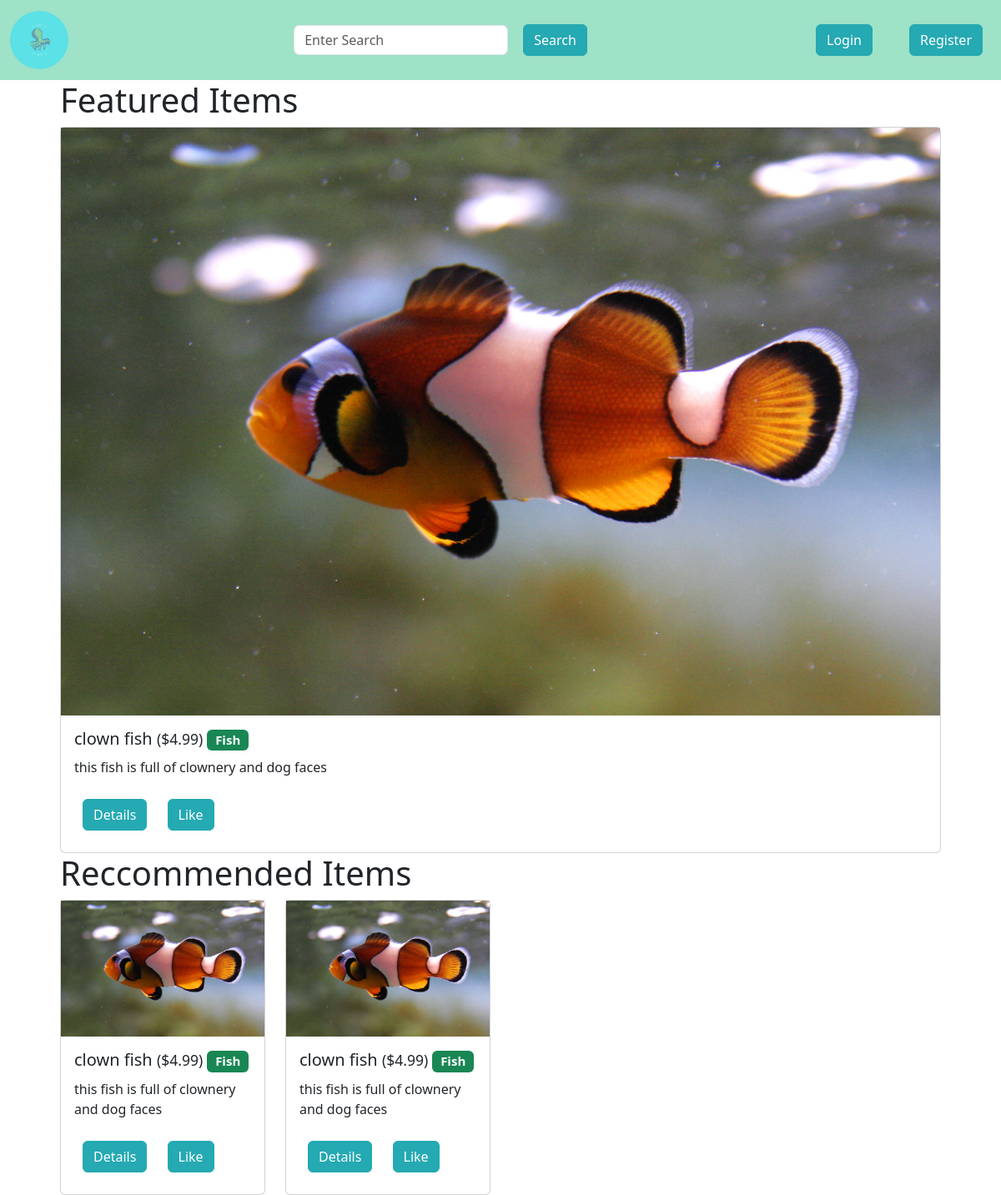
The page /home on the database its author committed.
### app.py (models this page shows, shortened)
class Item(db.Model):
    __searchable__ = ["name", "description"]
    id = db.Column(db.Integer, primary_key=True)
    user_id = db.Column(db.Integer, db.ForeignKey("user.id"), nullable=False)
    name = db.Column(db.String(100), nullable=False)
    description = db.Column(db.String(500), nullable=False)
    category = db.Column(db.String(20), nullable=True)
    base_price = db.Column(db.Float, nullable=False)
    image_file = db.Column(db.String(200), nullable=False, default="default.jpg")
    date_posted = db.Column(db.DateTime, nullable=False, default=datetime.utcnow)
    likes = db.relationship("ItemLike", backref="item", lazy=True)
    status = db.Column(
        db.String(10), nullable=False, default="available"
    )  # "available" or "sold"

### app.py (the view)
@app.route("/home")
def render_home():
    search_form = SearchForm()
    items = Item.query.filter_by(status="available").limit(4).all()
    r_items = items + items
    f_items = items
    l_items = []
    if current_user.is_authenticated:
        for like in current_user.liked:
            item = Item.query.filter_by(id=like.item_id).first()
            l_items.append(item)
    return render_template(
        "home.html",
        f_items=f_items,
        r_items=r_items,
        l_items=l_items,
        search_form=search_form,
    )

### app.py
class SearchForm(FlaskForm):
    search = StringField(
        validators=[DataRequired()],
        render_kw={"placeholder": "Enter Search", "style": "height: 100%;"},
    )
    submit = SubmitField("Search")

### templates/home.html (shortened to what this page needs)
{% from 'macros/navbar.html' import navbar %}
{% from 'macros/my_likes.html' import my_likes %}
{% from 'macros/featured_items.html' import featured_items %}
{% from 'macros/reccommended_items.html' import reccommended_items %}
{% extends 'base.html' %}
{% block content %}
{{ navbar(search_form, current_user) }}
<div class="container-fluid">
    <div class="row mx-5">
        <div class="col-md-12">
            {{ featured_items(f_items, current_user) }}
        </div>
    </div>
    <div class="row mx-5">
        <div class="col-md-12">
            {{ reccommended_items(r_items, current_user) }}
        </div>
    </div>
</div>
{% endblock content %}

### templates/macros/featured_items.html
{% from 'macros/item_card.html' import item_card %}
{% macro featured_items(items, current_user) %}
<div class="row">
    <div class="col">
        <div class="row">
            <div class="col">
                <h1>Featured Items</h1>
            </div>
        </div>
        <div class="row">
            {% for item in items %}
            <div class="col">
                {{ item_card(item, current_user) }}
            </div>
            {% endfor %}
        </div>
    </div>
</div>
{% endmacro %}

### templates/macros/reccommended_items.html
{% from 'macros/item_card.html' import item_card %}
{% macro reccommended_items(items, current_user) %}
<div class="row">
    <div class="col">
        <div class="row">
            <div class="col">
                <h1>Reccommended Items</h1>
            </div>
        </div>
        <div class="row gy-5">
            {% for item in items %}
            <div class="col-md-3">
                {{ item_card(item, current_user) }}
            </div>
            {% endfor %}
        </div>
    </div>
</div>
{% endmacro %}

### templates/macros/item_card.html (shortened to what this page needs)
{% macro item_card(item, current_user) %}
<div class="card">
    <img src="{{ url_for('static', filename='img/fish/' + item.image_file) }}" alt="insert image"
        style="display: block; max-width: 100%; height: auto;">
    <div class="card-body">
        <h5 class="card-title">{{ item.name }}
            {% if item.status == "bought" %}
            <small>(bought)</small>
            {% else %}
            <small>(${{ item.base_price }})</small>
            {% endif %}
            <span class="badge bg-success">{{ item.category }}</span>
        </h5>
        <p class="card-text">{{ item.description }}</p>
        <a href="/item/{{ item.id }}" class="btn btn-primary">Details</a>
        {% if current_user.is_authenticated %}
        {% if not current_user.has_liked_item(item) %}
        <a href="{{ url_for('like_action', item_id=item.id, action='like') }}" class="btn btn-primary">Like</a>
        {% else %}
        <a href="{{ url_for('like_action', item_id=item.id, action='unlike') }}" class="btn btn-primary">Unlike</a>
        {% endif %}
        {% else %}
        <a href="{{ url_for('like_action', item_id=item.id, action='like') }}" class="btn btn-primary">Like</a>
        {% endif %}
    </div>
</div>
{% endmacro %}

### templates/macros/navbar.html (style rules this page uses)
.btn { background-color: #25a9b2; border-color: #25a9b2; }

### templates/macros/item_card.html (style rules this page uses)
.btn { margin: 10px 10px 10px 10px; }

### rows shown on the page
Item: image_file (picture), name "clown fish", base_price "4.99", category "Fish", description "this fish is full of clownery and dog faces"
